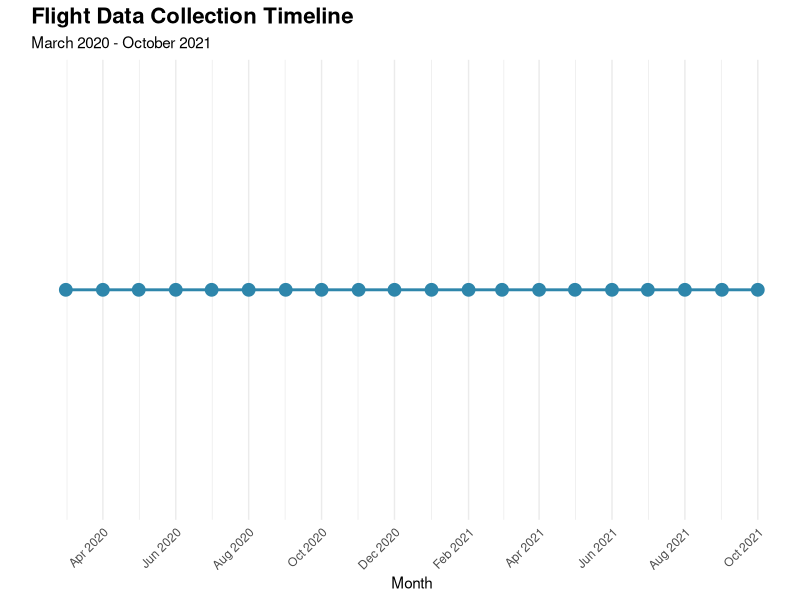

Write the R code that produced this figure.
## ---- chunk 1
#| echo: false
#| warning: false

library(lubridate)
library(dplyr)
library(ggplot2)

# Create a timeline of available data
months <- data.frame(
  date = seq(ymd("2020-03-01"), ymd("2021-10-01"), by = "month"),
  available = TRUE
)

ggplot(months, aes(x = date, y = 1)) +
  geom_point(size = 4, color = "#2E86AB") +
  geom_line(color = "#2E86AB", size = 1) +
  scale_x_date(date_breaks = "2 months", date_labels = "%b %Y") +
  labs(title = "Flight Data Collection Timeline",
       subtitle = "March 2020 - October 2021",
       x = "Month",
       y = "") +
  theme_minimal() +
  theme(axis.text.y = element_blank(),
        axis.ticks.y = element_blank(),
        panel.grid.major.y = element_blank(),
        panel.grid.minor.y = element_blank(),
        plot.title = element_text(size = 16, face = "bold"),
        axis.text.x = element_text(angle = 45, hjust = 1))
